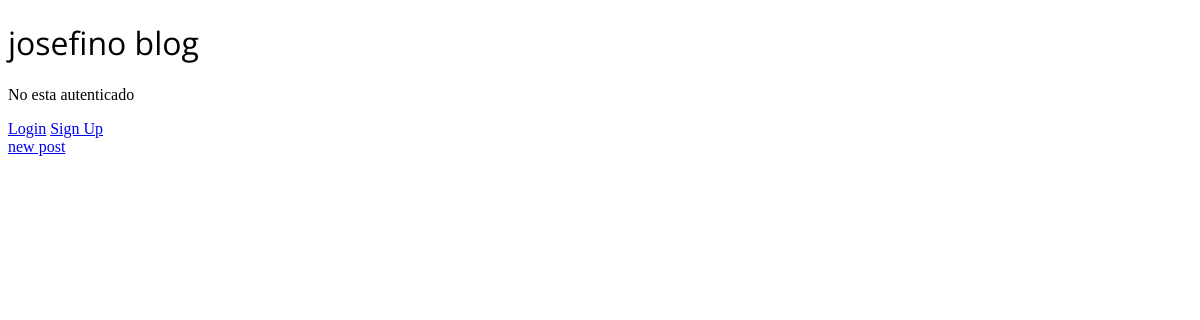
The app's page /, older data.
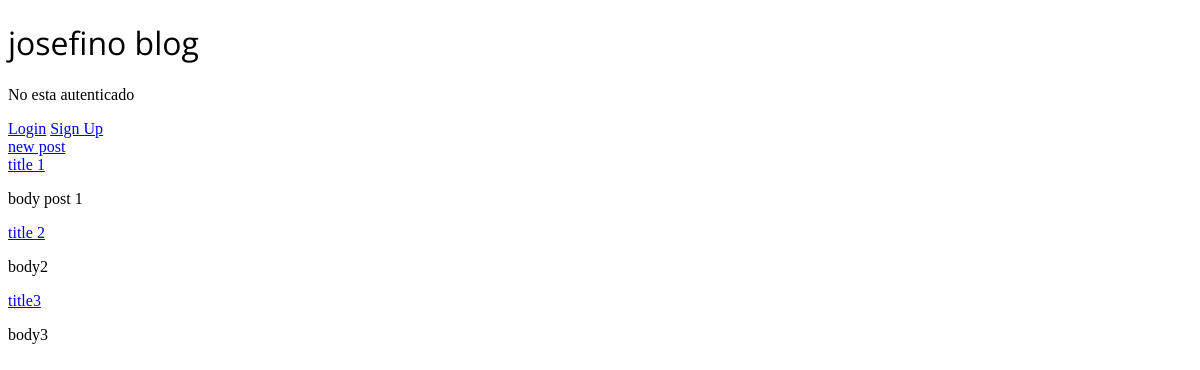
The same page, newer data.
### blogs/models.py (models this page shows, shortened)
class post(models.Model):
    title = models.CharField(max_length =200)
    body = models.TextField()
    author = models.ForeignKey(
        "auth.User",
        on_delete = models.CASCADE,
        )

### blogs/views.py (the view)
# urls.py: path("", BlogListview.as_view(), name="home"),
class BlogListview(ListView):
    model = post
    template_name = "home.html"

### templates/home.html
{% extends "base.html" %}
{% block content %}
    {% for post in post_list %}
        <a href="{% url 'post_detail' post.pk %}">{{ post.title }}</a>
        <p>{{ post.body }}</p>
    {% endfor %}
{% endblock content %}

### templates/base.html (shortened to what this page needs)
{% load static %}
<!DOCTYPE html>
<html lang="en">
<head>
    <link rel="stylesheet" href="{% static 'css/base.css' %}">
</head>
<body>
    <header>
        <h1>josefino blog</h1>
        <div>
            {% if user.is_authenticated %}
            <p>hi {{ user.username }}</p>
            <p><a href="{% url 'logout'%}">Log Out</a></p>
            {% else %}
            <p>No esta autenticado</p>
            <a href="{% url 'login' %}">Login</a>
            <a href="{% url 'signup' %}">Sign Up</a>
            {% endif %}
            <br>
        </div>
    </header>
    <section>
        <div>
            <a href="{% url 'create_post' %}">new post</a>
        </div>
        {% block content %}
        {% endblock content %}
    </section>
</body>
</html>

### static/css/base.css (style rules this page uses)
header h1 { font-family: "Open Sans", sans-serif; font-optical-sizing: auto; font-weight: 400; font-style: normal; font-variation-settings: "wdth" 100; }

Row changes from the older to the newer data that the page shows:
added post: title "title 1", body "body post 1"
added post: title "title 2", body "body2"
added post: title "title3", body "body3"
